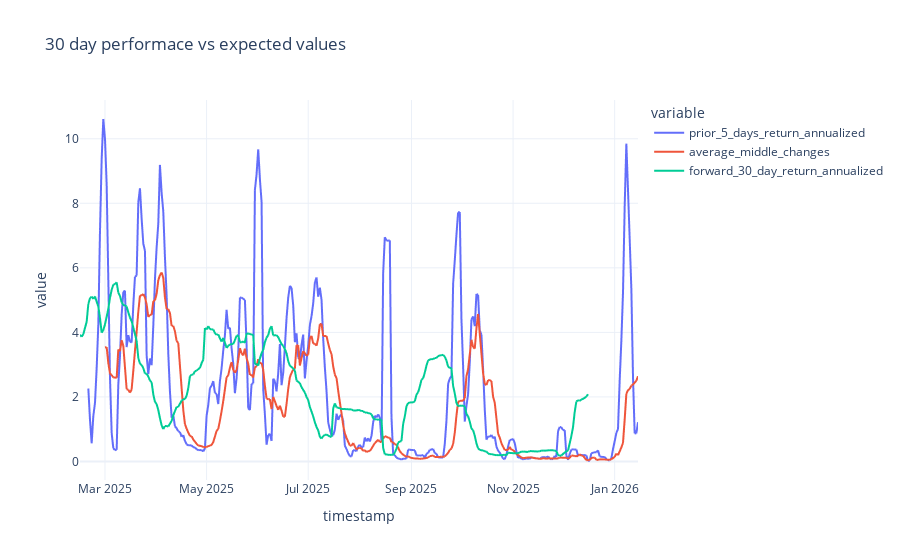
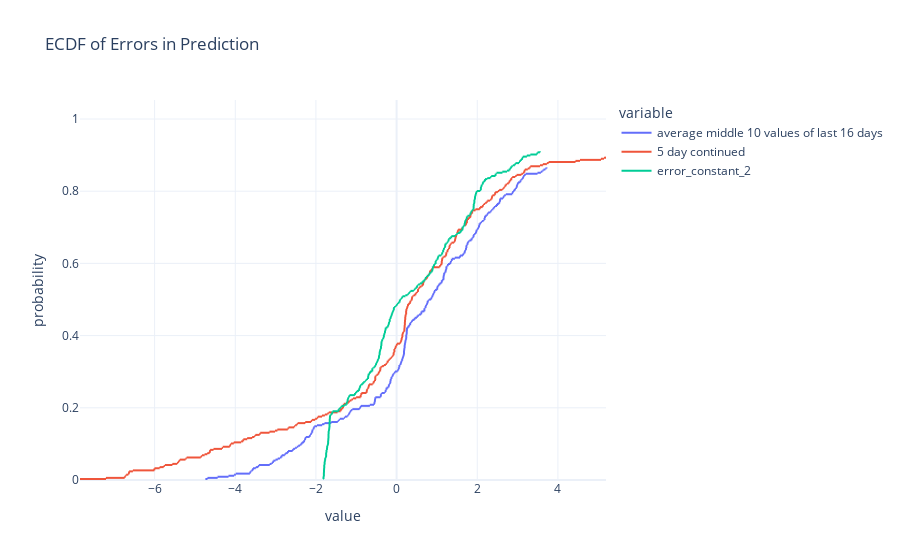

The code cell stored with these charts, in order, in its notebook:
### Code cell
vp_df = (
    onchain_df[["virtual_price", "naive_size"]].dropna().rename(columns={"virtual_price": "current_vp"}).sort_index()
)
vp_df["portion_change_in_vp_from_yesterday"] = (vp_df["current_vp"] - vp_df["current_vp"].shift(1)) / vp_df[
    "current_vp"
].shift(1)
vp_df["one_day_annualized_change"] = vp_df["portion_change_in_vp_from_yesterday"].apply(
    lambda x: 100 * (((1 + x) ** 365) - 1)
)

days_look_back = 15  # 16 days is 15 here
vp_df["list_of_one_day_annualized_changes"] = [
    list(vp_df["one_day_annualized_change"].iloc[max(0, i - days_look_back) : i + 1]) for i in range(len(vp_df))
]


def average_middle_values(prior_changes: list[float]) -> float:
    if len(prior_changes) == days_look_back + 1:
        middle_values = sorted(prior_changes)[3:-3]
        return sum(middle_values) / len(middle_values)
    return None


def median_value(prior_changes: list[float]) -> float:
    if len(prior_changes) == days_look_back + 1:
        return sorted(prior_changes)[days_look_back // 2]
        return None


# past 16 days, drop highest 3 and lowest 3, average the rest
vp_df["average_middle_changes"] = vp_df["list_of_one_day_annualized_changes"].apply(average_middle_values)
vp_df["median_16_day_change"] = vp_df["list_of_one_day_annualized_changes"].apply(median_value)
vp_df["constant"] = 2

vp_df["forward_30_day_return"] = (vp_df["current_vp"].shift(-30) - vp_df["current_vp"]) / vp_df["current_vp"]
vp_df["forward_30_day_return_annualized"] = 100 * ((1 + vp_df["forward_30_day_return"]) ** (365 / 30) - 1)

vp_df["forward_60_day_return"] = (vp_df["current_vp"].shift(-60) - vp_df["current_vp"]) / vp_df["current_vp"]
vp_df["forward_60_day_return_annualized"] = 100 * ((1 + vp_df["forward_60_day_return"]) ** (365 / 60) - 1)

# pretty confident that this is right
vp_df["prior_5_days_return"] = vp_df["current_vp"].pct_change(periods=5)
vp_df["prior_5_days_return_annualized"] = 100 * ((1 + vp_df["prior_5_days_return"]) ** (365 / 5) - 1)


px.line(
    vp_df[
        [
            "prior_5_days_return_annualized",
            "average_middle_changes",
            "forward_30_day_return_annualized",
        ]
    ],
    title="30 day performace vs expected values",
).show()

# px.scatter(vp_df, x='average_middle_changes', y='forward_30_day_return_annualized', title='Average Middle Changes vs Forward 30 Day Return Annualized')


error_df = vp_df[
    ["prior_5_days_return_annualized", "average_middle_changes", "forward_30_day_return_annualized"]
].copy()
error_df["average middle 10 values of last 16 days"] = (
    error_df["forward_30_day_return_annualized"] - error_df["average_middle_changes"]
)
error_df["5 day continued "] = error_df["forward_30_day_return_annualized"] - error_df["prior_5_days_return_annualized"]
error_df["predict_constant_2"] = 2
error_df["error_constant_2"] = error_df["forward_30_day_return_annualized"] - error_df["predict_constant_2"]
px.ecdf(
    error_df[["average middle 10 values of last 16 days", "5 day continued ", "error_constant_2"]],
    title="ECDF of Errors in Prediction",
).show()

### Figure 1 — Plotly figure (JSON) as saved in the notebook; plotly's stock layout.template omitted (floating-point values rounded to 4 significant figures; data arrays with more than 128 entries replaced by an {"elided": "..."} marker saying what was removed)
{"data": [{"hovertemplate": "variable=prior_5_days_return_annualized<br>timestamp=%{x}<br>value=%{y}<extra></extra>", "legendgroup": "prior_5_days_return_annualized", "line": {"color": "#636efa", "dash": "solid"}, "marker": {"symbol": "circle"}, "mode": "lines", "name": "prior_5_days_return_annualized", "showlegend": true, "type": "scattergl", "x": {"elided": "336 str values"}, "xaxis": "x", "y": {"elided": "336 float values"}, "yaxis": "y"}, {"hovertemplate": "variable=average_middle_changes<br>timestamp=%{x}<br>value=%{y}<extra></extra>", "legendgroup": "average_middle_changes", "line": {"color": "#EF553B", "dash": "solid"}, "marker": {"symbol": "circle"}, "mode": "lines", "name": "average_middle_changes", "showlegend": true, "type": "scattergl", "x": {"elided": "336 str values"}, "xaxis": "x", "y": {"elided": "336 float values"}, "yaxis": "y"}, {"hovertemplate": "variable=forward_30_day_return_annualized<br>timestamp=%{x}<br>value=%{y}<extra></extra>", "legendgroup": "forward_30_day_return_annualized", "line": {"color": "#00cc96", "dash": "solid"}, "marker": {"symbol": "circle"}, "mode": "lines", "name": "forward_30_day_return_annualized", "showlegend": true, "type": "scattergl", "x": {"elided": "336 str values"}, "xaxis": "x", "y": {"elided": "336 float values"}, "yaxis": "y"}], "layout": {"legend": {"title": {"text": "variable"}, "tracegroupgap": 0}, "title": {"text": "30 day performace vs expected values"}, "xaxis": {"anchor": "y", "domain": [0, 1], "title": {"text": "timestamp"}}, "yaxis": {"anchor": "x", "domain": [0, 1], "title": {"text": "value"}}}}

### Figure 2 — Plotly figure (JSON) as saved in the notebook; plotly's stock layout.template omitted (floating-point values rounded to 4 significant figures; data arrays with more than 128 entries replaced by an {"elided": "..."} marker saying what was removed)
{"data": [{"hovertemplate": "variable=average middle 10 values of last 16 days<br>value=%{x}<br>probability=%{y}<extra></extra>", "legendgroup": "average middle 10 values of last 16 days", "line": {"dash": "solid", "shape": "hv"}, "marker": {"color": "#636efa", "symbol": "circle"}, "mode": "lines", "name": "average middle 10 values of last 16 days", "showlegend": true, "type": "scattergl", "x": {"elided": "336 float values"}, "xaxis": "x", "y": {"elided": "336 float values"}, "yaxis": "y"}, {"hovertemplate": "variable=5 day continued <br>value=%{x}<br>probability=%{y}<extra></extra>", "legendgroup": "5 day continued ", "line": {"dash": "solid", "shape": "hv"}, "marker": {"color": "#EF553B", "symbol": "circle"}, "mode": "lines", "name": "5 day continued ", "showlegend": true, "type": "scattergl", "x": {"elided": "336 float values"}, "xaxis": "x", "y": {"elided": "336 float values"}, "yaxis": "y"}, {"hovertemplate": "variable=error_constant_2<br>value=%{x}<br>probability=%{y}<extra></extra>", "legendgroup": "error_constant_2", "line": {"dash": "solid", "shape": "hv"}, "marker": {"color": "#00cc96", "symbol": "circle"}, "mode": "lines", "name": "error_constant_2", "showlegend": true, "type": "scattergl", "x": {"elided": "336 float values"}, "xaxis": "x", "y": {"elided": "336 float values"}, "yaxis": "y"}], "layout": {"legend": {"title": {"text": "variable"}, "tracegroupgap": 0}, "title": {"text": "ECDF of Errors in Prediction"}, "xaxis": {"anchor": "y", "domain": [0, 1], "title": {"text": "value"}}, "yaxis": {"anchor": "x", "domain": [0, 1], "rangemode": "tozero", "title": {"text": "probability"}}}}
